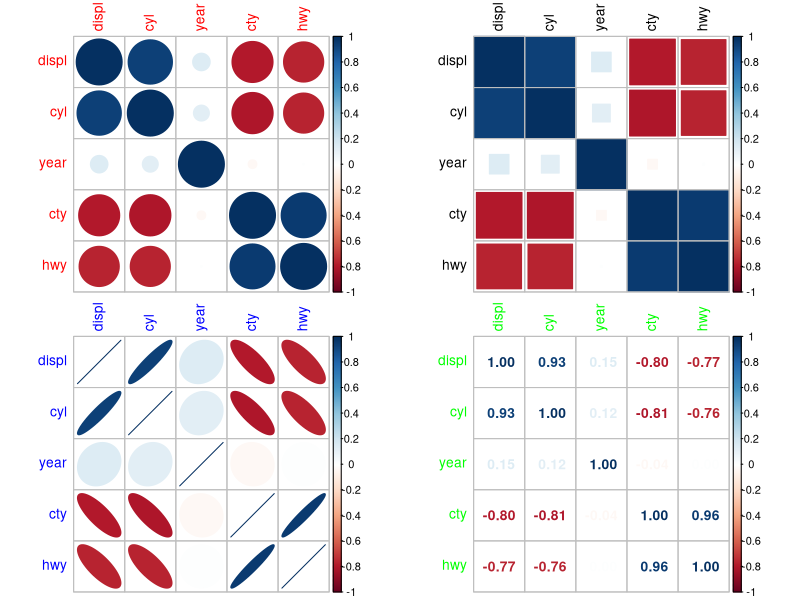
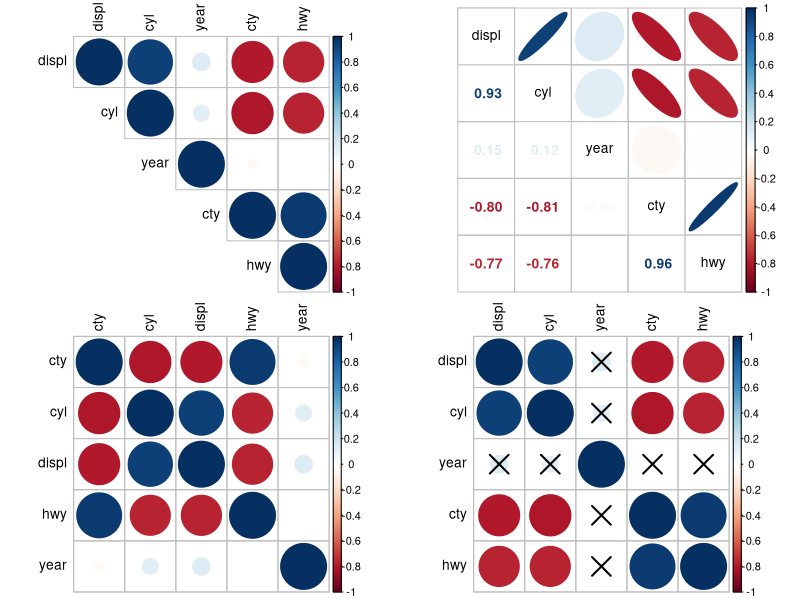

These figures' R source, in order:
## ---- chunk 1
knitr::opts_chunk$set(echo = TRUE)
## ---- chunk 2
library(ggplot2)
data <- mpg[c("displ", "cyl", "year", "cty", "hwy")]
corr_matrix <- cor(data)
print(corr_matrix)
## ---- chunk 3
library(corrplot)
layout(matrix(c(1,2,3,4), 2, 2, byrow = TRUE))
corrplot(corr_matrix)
corrplot(corr_matrix, tl.col = "black", method="square")
corrplot(corr_matrix, tl.col = "blue", method="ellipse")
corrplot(corr_matrix, tl.col = "green", method="number")
## ---- chunk 4
layout(matrix(c(1,2,3,4), 2, 2, byrow = TRUE))
corrplot(corr_matrix, tl.col = "black", type="upper")
corrplot.mixed(corr_matrix, lower="number", tl.col = "black", upper="ellipse")
corrplot(corr_matrix, tl.col = "black", order="alphabet")

p_values <- cor.mtest(data, conf.level=0.99)$p
corrplot(corr_matrix, tl.col = "black", p.mat = p_values, sig.level = 0.01)
